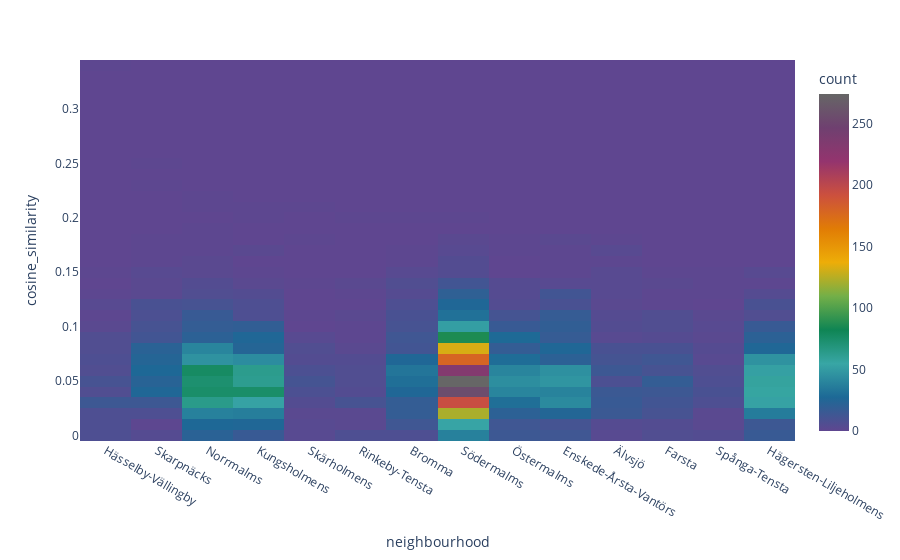

Notebook source saved alongside this figure:
### Code cell
px.density_heatmap(cosine_sim_by_neighbourhood,
           x='neighbourhood', y='cosine_similarity',
           color_continuous_scale=PALETTE)

### Figure 1 — Plotly figure (JSON) as saved in the notebook; plotly's stock layout.template omitted (floating-point values rounded to 4 significant figures; data arrays with more than 128 entries replaced by an {"elided": "..."} marker saying what was removed)
{"data": [{"coloraxis": "coloraxis", "hovertemplate": "neighbourhood=%{x}<br>cosine_similarity=%{y}<br>count=%{z}<extra></extra>", "name": "", "type": "histogram2d", "x": {"elided": "4755 str values"}, "xaxis": "x", "xbingroup": "x", "y": {"elided": "4755 float values"}, "yaxis": "y", "ybingroup": "y"}], "layout": {"coloraxis": {"colorbar": {"title": {"text": "count"}}, "colorscale": [[0, "rgb(95, 70, 144)"], [0.1, "rgb(29, 105, 150)"], [0.2, "rgb(56, 166, 165)"], [0.3, "rgb(15, 133, 84)"], [0.4, "rgb(115, 175, 72)"], [0.5, "rgb(237, 173, 8)"], [0.6, "rgb(225, 124, 5)"], [0.7, "rgb(204, 80, 62)"], [0.8, "rgb(148, 52, 110)"], [0.9, "rgb(111, 64, 112)"], [1, "rgb(102, 102, 102)"]]}, "legend": {"tracegroupgap": 0}, "margin": {"t": 60}, "xaxis": {"anchor": "y", "domain": [0, 1], "title": {"text": "neighbourhood"}}, "yaxis": {"anchor": "x", "domain": [0, 1], "title": {"text": "cosine_similarity"}}}}
